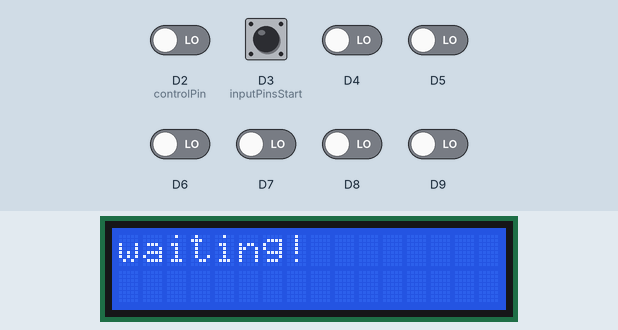
Recording of a sketch running on a simulated Arduino Due. Shown: 16×2 character LCD. Inputs (shaded band) come from the test bench; at power-on: D3 (inputPinsStart) HIGH, D2 (controlPin), D4–9 LOW. Storage starts empty.

Above: at 8.2 s.
8.3 s: D2 (controlPin) driven HIGH
At 9.1 s:
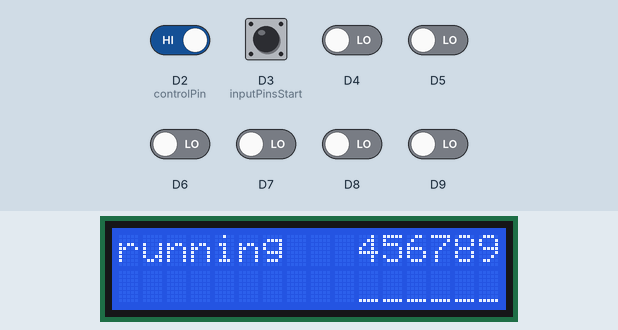
9.8 s: D4 driven HIGH
At 9.85 s:
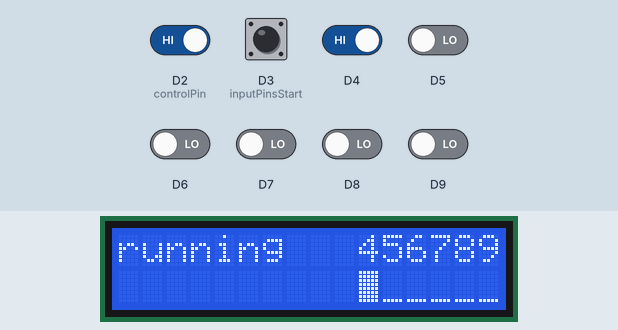
11.4 s: D5 driven HIGH
At 11.45 s:
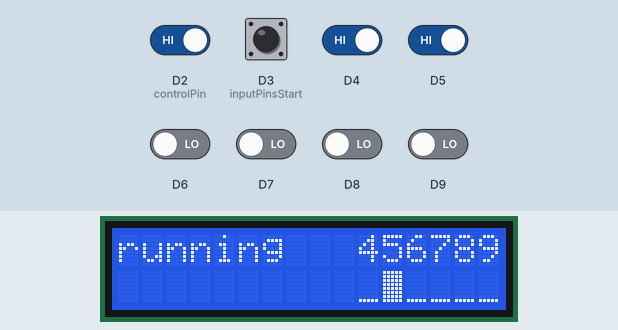
13.0 s: D6 driven HIGH
At 13.05 s:
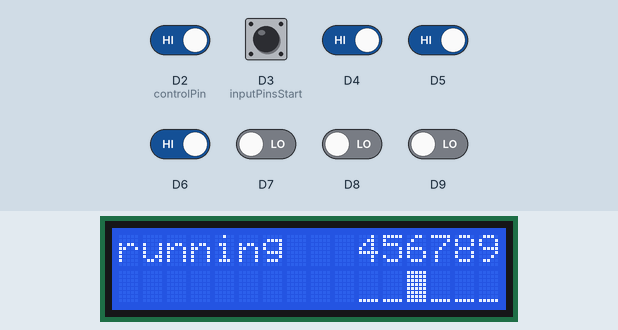
14.6 s: D7 driven HIGH
At 14.65 s:
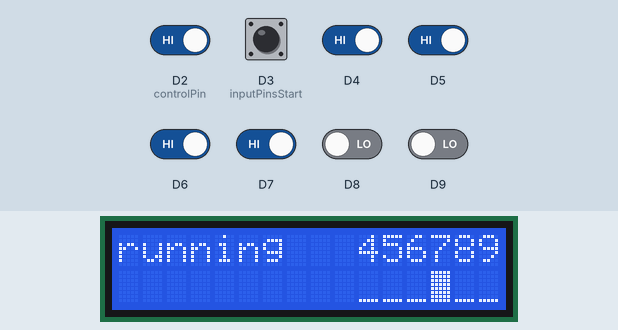
16.2 s: D8 driven HIGH
At 16.25 s:
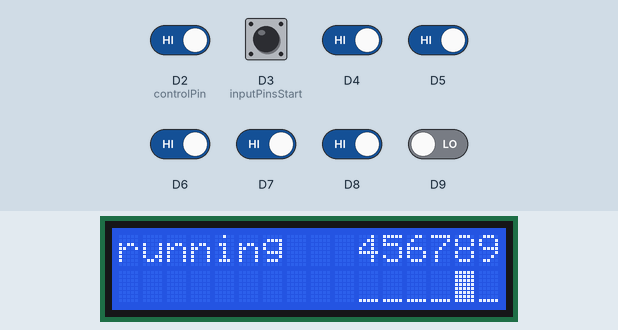
Timing chart, 0 to 18.8 s (numbered marks = the images above; inputs shaded):
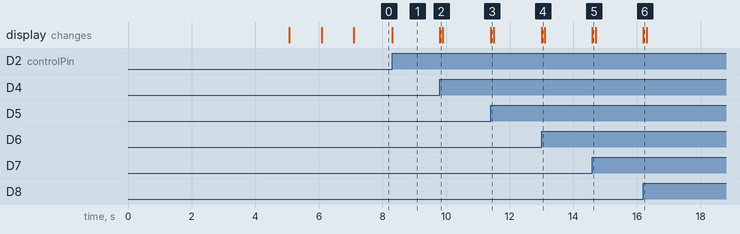

The sketch:

sync.ino
```cpp
#include <Arduino.h>
#include <LiquidCrystal.h>
#include <SD.h>
#include <SPI.h>
//#include <Streaming.h>

const int maxTimestampCount = 10;
const int inputPinsStart = 3;
const int maxNumInputs = 6;
const int controlPin = 2;

int inputPins[maxNumInputs];
int inputVals[maxNumInputs];
int indices[maxNumInputs];
int timestamps[maxNumInputs][maxTimestampCount];

bool running = false;
int controlVal = 0;
int numInputs = 0;
int startTimeStamp = 0;

byte off[8] = {B00000, B00000, B00000, B00000, B00000, B00000, B00000, B11111};
byte on[8] = {B11111, B11111, B11111, B11111, B11111, B11111, B11111, B11111};

// create LCD object - parameters: (rs, enable, d4, d5, d6, d7)
LiquidCrystal lcd(45, 43, 41, 39, 37, 35);

void setup() {
    // initialise serial connection
    Serial.begin(9600);

    // initialise LCD
    lcd.begin(16, 2);
    lcd.createChar(0, off);
    lcd.createChar(1, on);
    lcd.clear();
    delay(5000);

    // initialise SD
    writeStatus("initialising SD", 1000);
    if (!SD.begin(52)) {
        writeError("failed!");
    }

    writeStatus("done!", 1000);

    // initialise control pin
    pinMode(controlPin, INPUT);

    // automatically determine which input pins are in use
    for (int i = inputPinsStart; i <= inputPinsStart + maxNumInputs; i++) {
        pinMode(i, INPUT);
        if (digitalRead(i) == 0) {
            inputPins[numInputs] = i;
            inputVals[numInputs] = 0;
            indices[numInputs] = 0;
            numInputs += 1;
        }
    }

    writeStatus("waiting!", 0);
}

void loop() {
    // if we're running (start signal received and no
    // stop signal received), then loop through input
    // pins - if we receive a signal at any pin, then
    // call handleInput with the index of the pin
    if (running) {
        for (int i = 0; i < numInputs; i++) {
            if (checkPin(inputPins[i], &inputVals[i])) {
                handleInput(i);
            }
        }
    }

    // check for start/stop signal on control pin
    // - if signal received, change state accordingly
    if (checkPin(controlPin, &controlVal)) {
        running = !running;

        // write new state to LCD
        //      - if we've just started running, also set up
        //      the input flash indicators
        //      - if we've just stopped running, also call onStop
        if (running) {
            startTimeStamp = micros();
            writeStatus("running", 0);

            int start = 15 - numInputs + 1;
            for (int i = 0; i < numInputs; i++) {
                lcd.setCursor(start + i, 0);
                lcd.print(inputPins[i]);
                lcd.setCursor(start + i, 1);
                lcd.write(byte(0));
            }
        } else {
            onStop();
            writeStatus("waiting", 0);
            startTimeStamp = 0;
        }
    }
}

// helper function to ensure no duplicate handling of inputs
// - accepts the pin number to check, and a pointer to the
// current value of that pin (0 or 1). Reads the pin, updates
// its value, and returns true only if the pin has just flipped
// from 0 to 1
bool checkPin(int pin, int *valPtr) {
    bool changed = false;
    int tmp = digitalRead(pin);
    if (tmp == 1 && *valPtr == 0) {
        changed = true;
    }
    *valPtr = tmp;
    return changed;
}

// helper function to handle a signal at one of the defined
// input pins. We get the current timestamp in micros conds
// (should have 1ms resolution on the Due) and record it in
// the array for the specified input pin. If the array is
// full, we instead just print it out.
void handleInput(int i) {
    if (indices[i] < maxTimestampCount) {
        timestamps[i][indices[i]] = micros() - startTimeStamp;
        indices[i] = indices[i] + 1;
    }
    flash(i);
}

// function to run after stopping
void onStop() {
    // write timestamp arrays to file
    saveData();

    // reset arrays
    memset(timestamps, 0, sizeof(timestamps));
    memset(indices, 0, sizeof(indices));
}

// helper function to write current status
// to top row of 16x2 LCD
void writeStatus(char *status, int delayMs) {
    lcd.clear();
    lcd.setCursor(0, 0);  // first row
    lcd.print(status);
    delay(delayMs);
}

// helper function to write error message
// and then enter infinite loop
void writeError(char *error) {
    writeStatus(error, 0);
    while (1)
        ;
}

// helper function to flash the LCD indicator
// for a particular input
void flash(int idx) {
    int pos = 15 - numInputs + 1 + idx;
    lcd.setCursor(pos, 1);
    lcd.write(byte(1));
    delay(100);
    lcd.setCursor(pos, 1);
    lcd.write(byte(0));
}

// helper function to get number of next session file to write data to
int getSessNum() {
    File dir = SD.open("/sessions/");
    int sessNum = 0;

    while (true) {
        File entry = dir.openNextFile();
        if (!entry) {
            break;
        }

        String name = entry.name();
        int cutoff = name.lastIndexOf(".");
        int tmp = name.substring(4, cutoff).toInt();

        if (tmp > sessNum) {
            sessNum = tmp;
        }

        entry.close();
    }

    dir.close();
    return sessNum + 1;
}

// write the timestamps data to file (on SD card)
void saveData() {
    writeStatus("saving to SD...", 1000);

    // create the file
    char filename[30];
    sprintf(filename, "/sessions/sess%d.txt", getSessNum());
    File f = SD.open(filename, FILE_WRITE);

    if (!f) {
        writeError("failed!");
    }

    // write the data to file
    for (int i = 0; i < numInputs; i++) {
        for (int j = 0; j < maxTimestampCount; j++) {
            f.print(timestamps[i][j]);
            f.print(",");
        }
        f.print("\n");
    }
    f.close();

    writeStatus("done!", 1000);
}
```

Measured:
- after the input at 8.3 s, the display: changes at once (image 1)
- after the input at 9.8 s, the display: changes at once (image 2)
- after the input at 11.4 s, the display: changes at once (image 3)
- after the input at 13.0 s, the display: changes at once (image 4)
- after the input at 14.6 s, the display: changes at once (image 5)
- after the input at 16.2 s, the display: changes at once (image 6)
